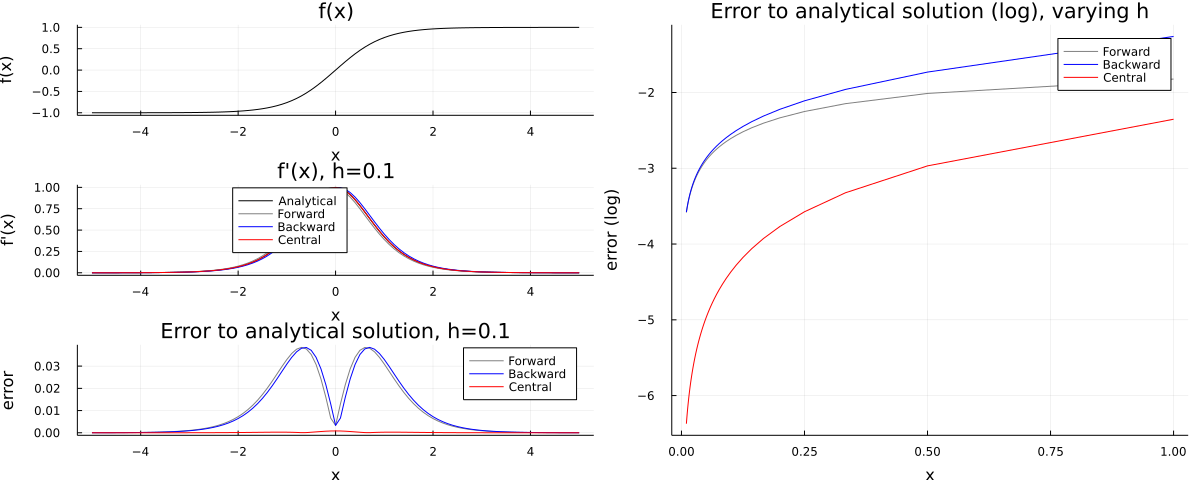

This figure's Julia source:
using Plots
using Plots.PlotMeasures

function f(x::Float64)::Float64
    # 1a
    sinh(x)/cosh(x)
end

module FiniteDiff
function forward(x::Float64, h::Float64, f::Function)::Float64
    # 1b
    (f(x+h)-f(x))/h
end

function backward(x::Float64, h::Float64, f::Function)::Float64
    # 1b
    (f(x)-f(x-h))/h
end

function central(x::Float64, h::Float64, f::Function)::Float64
    # 1b
    (f(x+h/2)-f(x-h/2))/h
end
end

function f1(x::Float64)::Float64
    # 1c
    1/cosh(x)^2
end

function plotFunctionAndErrors(i_start::Float64, i_end::Float64, h::Float64, f::Function, f1::Function)
    X = i_start : ((i_end-i_start)/100) : i_end;
    Y = f.(X);

    Xds = i_start : 0.05 : i_end
    Yds = f1.(Xds);

    Xd = i_start : h : i_end
    Yd = f1.(Xd);
    Ydforw = FiniteDiff.forward.(Xd, h, f)
    Ydbackw = FiniteDiff.backward.(Xd, h, f)
    Ydcentr = FiniteDiff.central.(Xd, h, f)

    plt1 = plot(X, Y, color= :black, xlabel="x", ylabel="f(x)", title="f(x)", legend=false, left_margin=4mm, bottom_margin=3mm)

    plt2 = plot(Xds, Yds, color= :black, label="Analytical", xlabel="x", ylabel="f'(x)", title="f'(x), h=" * string(h), legend=:top, left_margin=4mm, bottom_margin=3mm)
    plot!(plt2, Xd, Ydforw, color= :grey, label="Forward")
    plot!(plt2, Xd, Ydbackw, color= :blue, label="Backward")
    plot!(plt2, Xd, Ydcentr, color= :red, label="Central")

    ErrF = abs.(Yd .- Ydforw);
    ErrB = abs.(Yd .- Ydbackw);
    ErrC = abs.(Yd .- Ydcentr);

    pltErr = plot(Xd, ErrF, color= :grey, label="Forward", xlabel="x", ylabel="error", title="Error to analytical solution, h=" * string(h), left_margin=4mm, bottom_margin=3mm)
    plot!(pltErr, Xd, ErrB, color= :blue, label="Backward")
    plot!(pltErr, Xd, ErrC, color= :red, label="Central")

    plot(plt1, plt2, pltErr, layout=(3,1))
end

function plotErrorVaryingH(x::Float64, N::Int, f::Function, f1::Function)
    target = f1(x)

    EFo = zeros(N)
    EBa = zeros(N)
    ECe = zeros(N)
    X = zeros(N)

    for i = 1:N
        h = 1.0/Float64(i)
        X[i] = h
        EFo[i] = abs(target - FiniteDiff.forward.(x, h, f));
        EBa[i] = abs(target - FiniteDiff.backward.(x, h, f));
        ECe[i] = abs(target - FiniteDiff.central.(x, h, f));
    end

    pltErr = plot(X, log10.(EFo), color= :grey, label="Forward", xlabel="x", ylabel="error (log)", title="Error to analytical solution (log), varying h", left_margin=4mm, bottom_margin=3mm)
    plot!(pltErr, X, log10.(EBa), color= :blue, label="Backward")
    plot!(pltErr, X, log10.(ECe), color= :red, label="Central")
end

p = plot(
    plotFunctionAndErrors(-5.0, 5.0, .1, f, f1),
    plotErrorVaryingH(2.5, 100, f, f1),
    layout=grid(1, 2, widths=[0.5, 0.5])
)
plot!(size=(1200, 480))
savefig(p, "f.png")
